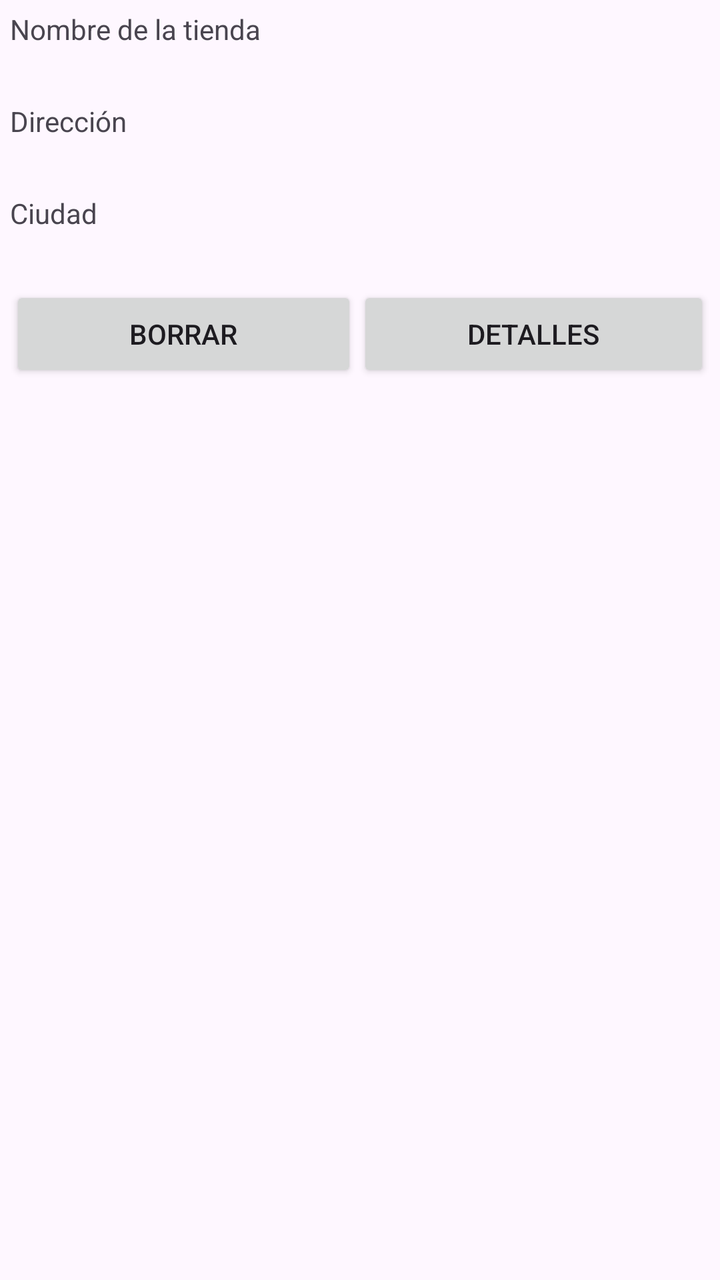
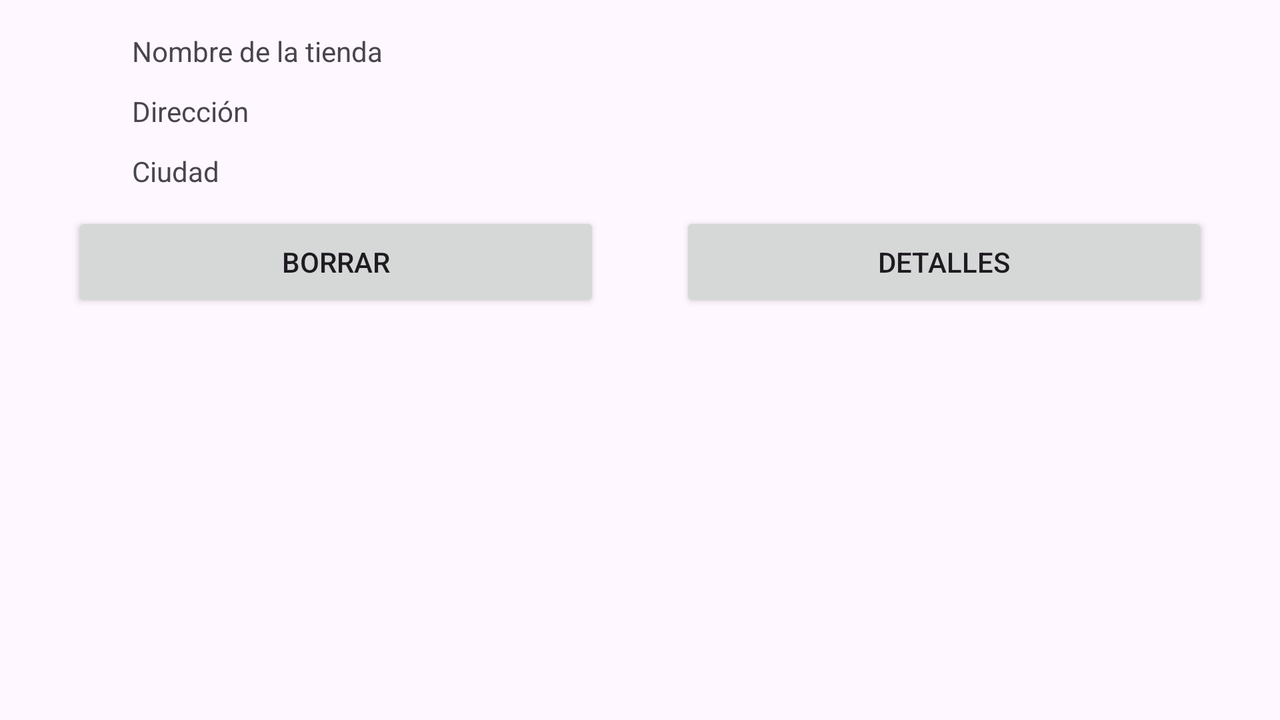

The same Android screen from two of the app's own layout files: first res/layout/ as a phone draws it, then the author's variant for another configuration, drawn on a device whose configuration selects that folder. Both files follow.
<!-- AndroidManifest.xml: application theme Theme.Stetic -->
<!-- res/layout/shop_list_item.xml -->
<?xml version="1.0" encoding="utf-8"?>
<androidx.constraintlayout.widget.ConstraintLayout xmlns:android="http://schemas.android.com/apk/res/android"
    xmlns:tools="http://schemas.android.com/tools"
    android:layout_width="match_parent"
    android:layout_height="wrap_content"
    android:padding="5dp">

    <LinearLayout
        android:layout_width="match_parent"
        android:layout_height="wrap_content"
        android:orientation="vertical"
        tools:layout_editor_absoluteX="1dp"
        tools:layout_editor_absoluteY="1dp"
        tools:ignore="MissingConstraints">

        <TextView
            android:id="@+id/text_name"
            android:layout_width="match_parent"
            android:layout_height="wrap_content"
            android:text="@string/shop_name_text" />
        <TextView
            android:id="@+id/shop_item_name"
            android:layout_width="match_parent"
            android:layout_height="wrap_content"
            android:textSize="20sp"
            android:textStyle="bold" />
        <TextView
            android:id="@+id/text_address"
            android:layout_width="match_parent"
            android:layout_height="wrap_content"
            android:text="@string/shop_address_text" />
        <TextView
            android:id="@+id/shop_item_address"
            android:layout_width="match_parent"
            android:layout_height="wrap_content"
            android:textSize="20sp"
            android:textStyle="bold"/>
        <TextView
            android:id="@+id/text_city"
            android:layout_width="match_parent"
            android:layout_height="wrap_content"
            android:text="@string/shop_city_text" />
        <TextView
            android:id="@+id/shop_item_city"
            android:layout_width="match_parent"
            android:layout_height="wrap_content"
            android:textSize="20sp"
            android:textStyle="bold"/>

        <LinearLayout
            android:layout_width="match_parent"
            android:layout_height="wrap_content"
            android:orientation="horizontal">

            <Button
                android:id="@+id/delete_item_button"
                android:layout_width="wrap_content"
                android:layout_height="wrap_content"
                android:layout_weight="1"
                android:text="@string/delete" />

            <Button
                android:id="@+id/details_item_button"
                android:layout_width="wrap_content"
                android:layout_height="wrap_content"
                android:layout_weight="1"
                android:text="@string/details" />
        </LinearLayout>

    </LinearLayout>
</androidx.constraintlayout.widget.ConstraintLayout>
<!-- resources referenced by this layout -->
<resources>
  <string name="delete">Borrar</string>
  <string name="details">Detalles</string>
  <string name="shop_address_text">Dirección</string>
  <string name="shop_city_text">Ciudad</string>
  <string name="shop_name_text">Nombre de la tienda</string>
  <style name="Theme.Stetic" parent="Base.Theme.Stetic" />
  <style name="Base.Theme.Stetic" parent="Theme.Material3.DayNight">
          
          
      </style>
</resources>
<!-- res/layout-land/shop_list_item.xml (the author's variant of the layout above) -->
<!-- drawn on the phone turned sideways -->
<LinearLayout xmlns:android="http://schemas.android.com/apk/res/android"
    android:layout_width="match_parent"
    android:layout_height="match_parent"
    android:orientation="horizontal"
    android:padding="16dp">



    
    <LinearLayout
        android:layout_width="0dp"
        android:layout_height="232dp"
        android:layout_weight="1"
        android:orientation="vertical">

        <TextView
            android:id="@+id/text_id"
            android:layout_width="match_parent"
            android:layout_height="30dp"
            android:layout_marginLeft="50dp"
            android:text="@string/shop_name_text" />

        <TextView
            android:id="@+id/text_name"
            android:layout_width="match_parent"
            android:layout_height="30dp"
            android:layout_marginLeft="50dp"
            android:text="@string/shop_address_text" />

        <TextView
            android:id="@+id/text_lastname"
            android:layout_width="match_parent"
            android:layout_height="30dp"
            android:layout_marginLeft="50dp"
            android:text="@string/shop_city_text" />


        <Button
            android:id="@+id/delete_item_button"
            android:layout_width="match_parent"
            android:layout_height="50dp"
            android:layout_marginHorizontal="20dp"
            android:text="@string/delete" />

    </LinearLayout>

    
    <LinearLayout
        android:layout_width="0dp"
        android:layout_height="232dp"
        android:layout_weight="1"
        android:orientation="vertical">

        <TextView
            android:id="@+id/shop_item_name"
            android:layout_width="match_parent"
            android:layout_height="30dp"
            android:textSize="20sp"
            android:textStyle="bold" />

        <TextView
            android:id="@+id/shop_item_address"
            android:layout_width="match_parent"
            android:layout_height="30dp"
            android:textSize="20sp"
            android:textStyle="bold" />

        <TextView
            android:id="@+id/shop_item_city"
            android:layout_width="match_parent"
            android:layout_height="30dp"
            android:textSize="20sp"
            android:textStyle="bold" />


        <Button
            android:id="@+id/details_item_button"
            android:layout_width="match_parent"
            android:layout_height="50dp"
            android:layout_marginHorizontal="20dp"
            android:text="@string/details" />

    </LinearLayout>


</LinearLayout>
